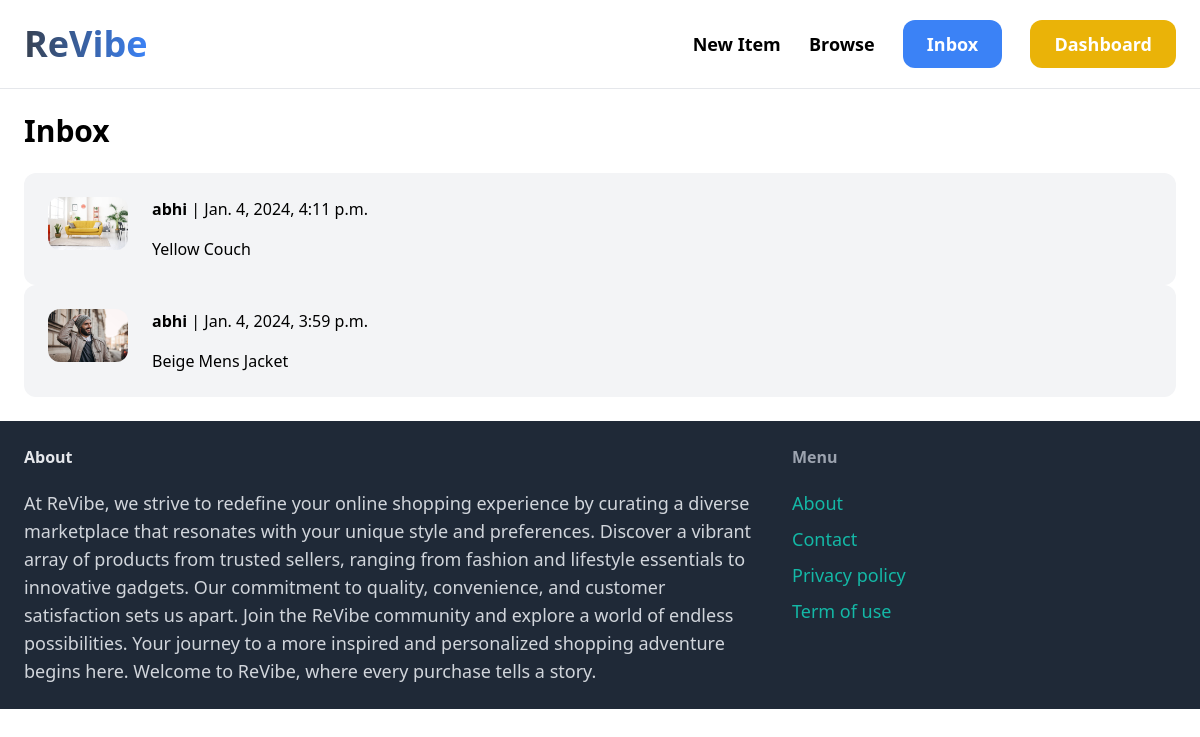
Page /inbox/ (signed in) on the earlier database version.
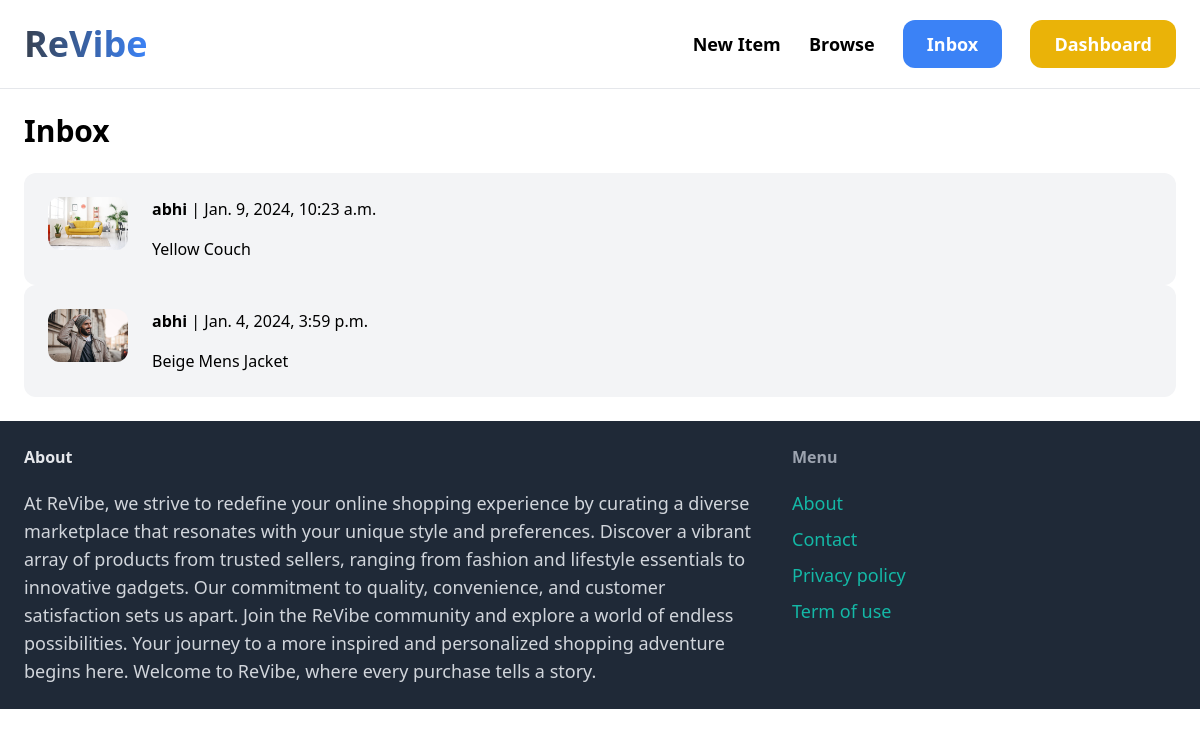
Same page on the later database version.
### conversation/models.py (models this page shows)
class Conversation(models.Model):
    item = models.ForeignKey(Item, related_name='conversations', on_delete=models.CASCADE)
    members = models.ManyToManyField(User, related_name='conversations')
    created_at = models.DateTimeField(auto_now_add=True)
    modified_at = models.DateTimeField(auto_now=True)
    class Meta:
        ordering = ('-modified_at',)

### item/models.py (models this page shows, shortened)
class Item(models.Model):
    name = models.CharField(max_length=255)
    description = models.TextField(blank=True,null=True)
    price = models.FloatField()
    is_sold = models.BooleanField(default=False)
    created_by = models.ForeignKey(User, related_name='items', on_delete=models.CASCADE)
    category = models.ForeignKey(Category, related_name='items', on_delete=models.CASCADE)
    image = models.ImageField(upload_to='item_images', blank=True,null=True)
    created_at = models.DateTimeField(auto_now_add=True)

### conversation/views.py (the view)
# urls.py: path('', views.inbox, name='inbox'),
@login_required
def inbox(request):
    conversations = Conversation.objects.filter(members__in=[request.user.id])
    return render(request, 'conversation/inbox.html', {
        'conversations': conversations
    })

### conversation/templates/conversation/inbox.html (shortened to what this page needs)
{% extends 'core/base.html' %}
{% block content %}
<h1 class="mb-6 text-3xl font-semibold">Inbox</h1>
<div class="space-y-6">
    {% for conversation in conversations %}
        <a href="{% url 'conversation:detail' conversation.id %}">
            <div class="p-6 flex bg-gray-100 rounded-xl">
                <div class="pr-6">
                    <img src="{{ conversation.item.image.url }}" class="w-20 rounded-xl">
                </div>
                <div>
                    {% for member in conversation.members.all %}
                        {% if member != request.user %}
                            <p class="mb-4"><strong>{{ member.username }}</strong> | {{ conversation.modified_at }}</p>
                            <p>{{ conversation.item.name }}</p>
                        {% endif %}
                    {% endfor %}
                </div>
            </div>
        </a>
    {% endfor %}
</div>
{% endblock %}

Differences in the rows shown:
changed Conversation "Yellow Couch": modified_at "Jan. 4, 2024, 4:11 p.m." → "Jan. 9, 2024, 10:23 a.m."
